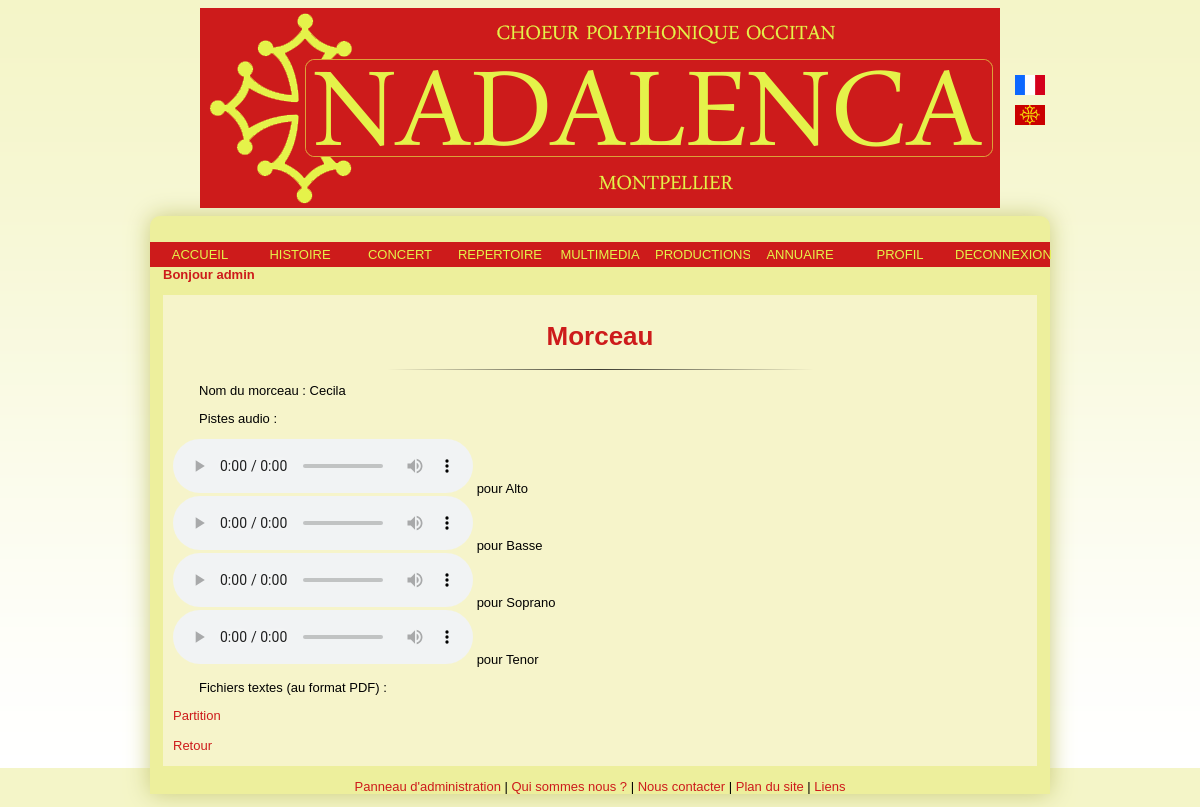
/Controleur/controlRepertoireMorceau.php?idr=4 (signed in), run on the app's committed database.
### tables this page shows
CREATE TABLE IF NOT EXISTS `utilisateur` (
  `id` int(11) NOT NULL AUTO_INCREMENT,
  `nom` varchar(255) NOT NULL,
  `prenom` varchar(255) NOT NULL,
  `email` varchar(255) NOT NULL,
  `mdp` varchar(255) NOT NULL,
  `statut` varchar(255) NOT NULL,
  `admin` tinyint(1) NOT NULL,
  `adresseP` varchar(255) NOT NULL,
  `codeP` varchar(255) NOT NULL,
  `ville` varchar(255) NOT NULL,
  `numtelF` varchar(14) NOT NULL,
  `numtelM` varchar(14) NOT NULL,
  `voix` varchar(255) NOT NULL,
  PRIMARY KEY (`id`),
  UNIQUE KEY `id` (`id`)
);

CREATE TABLE IF NOT EXISTS `repertoire` (
  `idr` int(10) NOT NULL AUTO_INCREMENT,
  `nom` varchar(255) NOT NULL,
  `idA` int(10) NOT NULL,
  `idT` int(10) NOT NULL,
  PRIMARY KEY (`idr`),
  KEY `idA` (`idA`),
  KEY `idT` (`idT`)
);

CREATE TABLE IF NOT EXISTS `audio` (
  `ida` int(10) NOT NULL AUTO_INCREMENT,
  `nom` varchar(255) NOT NULL,
  `nbfichier` int(2) NOT NULL,
  `nomfich1` varchar(255) NOT NULL,
  `dest1` varchar(255) NOT NULL,
  `nomfich2` varchar(255) NOT NULL,
  `dest2` varchar(255) NOT NULL,
  `nomfich3` varchar(255) NOT NULL,
  `dest3` varchar(255) NOT NULL,
  `nomfich4` varchar(255) NOT NULL,
  `dest4` varchar(255) NOT NULL,
  `nomfich5` varchar(255) NOT NULL,
  `dest5` varchar(255) NOT NULL,
  PRIMARY KEY (`ida`)
);

CREATE TABLE IF NOT EXISTS `texte` (
  `idt` int(10) NOT NULL AUTO_INCREMENT,
  `nom` varchar(255) NOT NULL,
  `nbfichier` int(2) NOT NULL,
  `nomfich1` varchar(255) NOT NULL,
  `dest1` varchar(255) NOT NULL,
  `nomfich2` varchar(255) NOT NULL,
  `dest2` varchar(255) NOT NULL,
  `nomfich3` varchar(255) NOT NULL,
  `dest3` varchar(255) NOT NULL,
  `nomfich4` varchar(255) NOT NULL,
  `dest4` varchar(255) NOT NULL,
  `nomfich5` varchar(255) NOT NULL,
  `dest5` varchar(255) NOT NULL,
  PRIMARY KEY (`idt`)
);

### Modele/Utilisateur.php (called while the page is built, shortened)
<?php
class Utilisateur
{
	private $prenom;
	public function getPrenom()
	{
		return $this->prenom;
	}
	public function __construct ($id, $nom, $prenom, $email, $mdp, $statut, $admin, $adresseP, $codeP, $ville, $numtelF, $numtelM, $voix)
	{
		$this->prenom = $prenom;
	}
	public static function getUtilisateurByEmail($email)
	{
		$req = "SELECT * FROM utilisateur WHERE email='$email'";
		$res = mysql_query($req) or die ("Erreur insertion : Classe Utilisateur / Fonction getUtilisateurByEmail ");
		$tuple = mysql_fetch_array($res);
		return new Utilisateur($tuple['id'], $tuple['nom'], $tuple['prenom'], $email, $tuple['mdp'], $tuple['statut'], $tuple['admin'], $tuple['adresseP'], $tuple['codeP'], $tuple['ville'], $tuple['numtelF'], $tuple['numtelM'], $tuple['voix']);
	}
}
?>

### Vue/viewRepertoireMorceau.php (the view, shortened to what this page needs)
<h1>Morceau</h1>
<hr />
	<?php
	$res = mysql_query("SELECT * FROM repertoire WHERE idr = '$id'") or die ("Erreur insertion, viewRepertoireMorceau, res");
	$tuple = mysql_fetch_array($res);
	?>
	<p> Nom du morceau : <?php echo $tuple['nom']; ?> </p>
	<p> Pistes audio : </p>
	<?php
	$idA = $tuple['idA'];
	$resaudio = mysql_query("SELECT * FROM audio WHERE ida = '$idA'") or die ("Erreur insertion, viewRepertoireMorceau, resaudio");
	$tupleaudio = mysql_fetch_array($resaudio);
	$i = $tupleaudio['nbfichier'];
	switch($i)
	{
		case 4:
			echo "<audio src="."../Audio/".$tupleaudio['nomfich1']." controls >Veuillez mettre à jour votre navigateur !</audio>";
			echo " pour  ".$tupleaudio['dest1']."</br>";
			echo "<audio src="."../Audio/".$tupleaudio['nomfich2']." controls >Veuillez mettre à jour votre navigateur !</audio>";
			echo " pour  ".$tupleaudio['dest2']."</br>";
			echo "<audio src="."../Audio/".$tupleaudio['nomfich3']." controls >Veuillez mettre à jour votre navigateur !</audio>";
			echo " pour  ".$tupleaudio['dest3']."</br>";
			echo "<audio src="."../Audio/".$tupleaudio['nomfich4']." controls >Veuillez mettre à jour votre navigateur !</audio>";
			echo " pour  ".$tupleaudio['dest4']."</br>";
			break;
	}
	?>
	<p> Fichiers textes (au format PDF) :</p>
	<?php
	$idT = $tuple['idT'];
	$restexte = mysql_query("SELECT * FROM texte WHERE idt = '$idT'") or die ("Erreur insertion, viewRepertoireMorceau, restexte");
	$tupletexte = mysql_fetch_array($restexte);
	$i = $tupletexte['nbfichier'];
	$blank = "_blank";
	switch($i)
	{
		case 1:
			echo "<a href="."../Texte/".$tupletexte['nomfich1']." target="."$blank"." >"; echo $tupletexte['dest1']." </a></br>";
			break;
	}
	?>
	<a href="../Controleur/controlRepertoire.php">Retour</a>

### Controleur/menu.php (shortened to what this page needs)
	<body>
	<div id="page">
		<div id="banniere">
			<img src="../Images/banniere_nada.png" alt="banniere" title="Association Polyphonique Nadalenca de Montpellier"/>
			<ul id="drapeau">
				<li><a href="./controlAccueil.php?lang=fr"><img src="../Images/drapfr.png" title="Site de l'Association Nadalenca en français" alt="drapeau_fr"/></a></li>
				<li><a href="./controlAccueil.php?lang=occ"><img src="../Images/drapoc.png" title="Site de l'Association Nadalenca en occitan" alt="occitan_fr"/></a></li>
			</ul>
		</div>
		<div id="corps">
<?php
	include("../Modele/Utilisateur.php");
	if(isset($_SESSION['login']))
	{
		$email = $_SESSION['login'];
		$profil = Utilisateur::getUtilisateurByEmail($email);
		?>
				<ul id="menu_mem">
					<li><a href="./controlAccueil.php?lang=<?php echo $_SESSION['langue']; ?>">ACCUEIL</a></li>
					<li><a href="./controlHistoire.php?lang=<?php echo $_SESSION['langue']; ?>">HISTOIRE</a></li>
					<li><a href="./controlConcert.php">CONCERT</a>
						</li>
					<li><a href="./controlRepertoireHistoire.php?lang=<?php echo $_SESSION['langue']; ?>">REPERTOIRE</a></li>
					<li><a>MULTIMEDIA</a>
						</li>
					<li><a href="./controlProduction.php">PRODUCTIONS</a></li>
					<li><a href="./controlAnnuaire.php">ANNUAIRE</a></li>
					<li><a href="./controlProfil.php">PROFIL</a></li>
					<li><a href="./deconnexion.php">DECONNEXION</a></li>
				</ul>
				<h4>Bonjour <?php echo ($profil->getPrenom());?></h4>
			<div id="contenu">
<?php
}
?>

### style.css (style rules this page uses)
html { text-align: justify; font-family: sans-serif; font-size: small; background:url(./Images/fond.png) #f4f5c8 repeat-x fixed; }
#drapeau { list-style-type: none; margin-left: 63em; margin-top: -11em; background-attachment:fixed; }
#drapeau li { padding-top: 10px; }
#drapeau img { width: 30px; height: 20px; }
#page { width: 900px; height: 100%; margin: auto; }
#banniere { width: 100%; height: 100%; text-align: center; }
img { display: block; margin: 0; margin-right: auto; margin-left: auto; }
#menu_mem { width: 100%; list-style-type: none; margin: 0; margin-top: -3em; padding: 0; text-align: center; }
#menu_mem li { float: left; width: 100px; }
#menu_mem li a { display:block; color:#e5f24a; background-color:#cd1b1b; margin:0; padding:5px 5px; border:0; text-decoration:none; }
#menu_mem li a:link, #menu_mem li a:visited { display:block; color:#e5f24a; background-color:#cd1b1b; margin:0; padding:5px 5px; border:0; text-decoration:none; }
#corps { width:100%; height:100%; margin-top:7em; border-radius: 10px 10px 0 0; background-color:#edef9c; box-shadow:0px 0px 23px #cacc7b; padding-top:5em; }
#contenu { background-color: #f6f4ca; margin-right: 1em; margin-left: 1em; padding-left: 10px; padding-right: 10px; padding-bottom: 1em; }
#contenu p { text-indent: 2em; }
h1 { text-align: center; margin-top: 2em; padding-top: 1em; color: #cd1b1b; }
h4 { margin: 0; margin-left: 1em; margin-bottom:-4em; color: #cd1b1b; }
hr { width: 50%; border: 0; height: 1px; background-image: -webkit-linear-gradient(left, rgba(0,0,0,0), rgba(0,0,0,0.75), rgba(0,0,0,0)); background-image: -moz-linear-gradient(left, rgba(0,0,0,0), rgba(0,0,0,0.75), rgba(0,0,0,0)); background-image: -ms-linear-gradient(left, rgba(0,0,0,0), rgba(0,0,0,0.75), rgba(0,0,0,0)); background-image: -o-linear-gradient(left, rgba(0,0,0,0), rgba(0,0,0,0.75), rgba(0,0,0,0)); }
a:link, a:visited { text-decoration: none; color: #cd1b1b; }
h4 { margin: 0; margin-left: 1em; margin-bottom:-3em; color: #cd1b1b; }

### data on the page
utilisateur: prenom "admin"
repertoire: nom "Cecila"
audio: dest1 "Alto", dest2 "Basse", dest3 "Soprano", dest4 "Tenor"
texte: dest1 "Partition"
